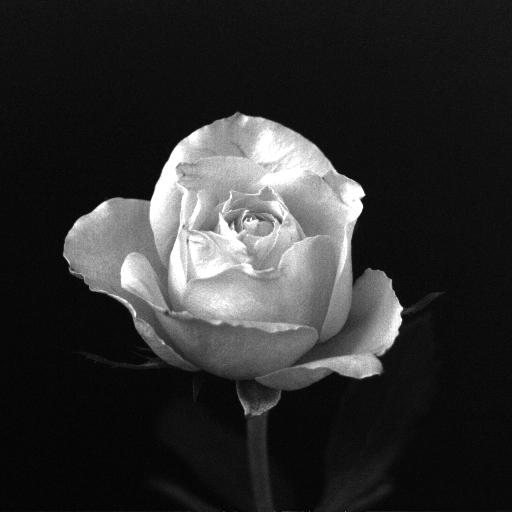
#> input picture tp2/results/Rose512.jpg, 512 x 512 px
$ python Image_interpolation.py
#> lines starting #> are read from the running program, lines starting #| are printed output that depends on the picture
from PIL import Image

# Abrir la imagen original
image1 = Image.open("results/Rose512.jpg")
#> image1 is the input picture: PIL image 512x512 L; min 0, max 255, mean 46.7
image2 = Image.open("results/Rose256.jpg")
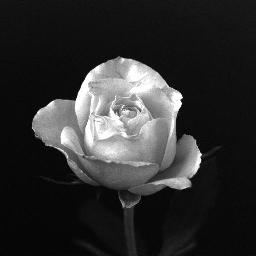
#> input picture tp2/results/Rose256.jpg, 256 x 256 px
#> image2 is the input picture: PIL image 256x256 L; min 0, max 255, mean 46.7
image3 = Image.open("results/Rose128.jpg")
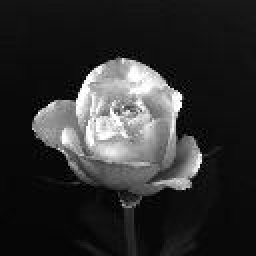
#> input picture tp2/results/Rose128.jpg, 128 x 128 px (shown 2 times larger)
#> image3 is the input picture: PIL image 128x128 L; min 0, max 255, mean 46.7
image4 = Image.open("results/Rose64.jpg")
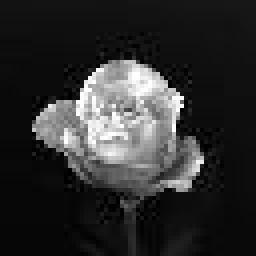
#> input picture tp2/results/Rose64.jpg, 64 x 64 px (shown 4 times larger)
#> image4 is the input picture: PIL image 64x64 L; min 0, max 255, mean 46.8
#> (the run stopped early here; a loop or call above may not have finished)
